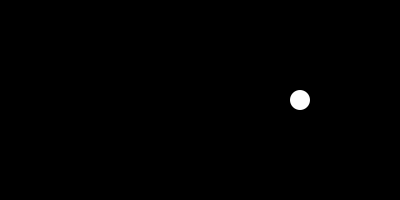
Frame 1 (no input)
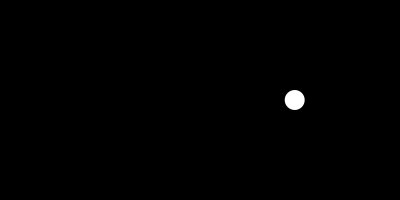
Frame 60 (the mouse pressed at the canvas centre just before this capture)
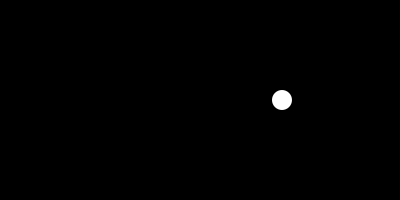
Frame 120 (the mouse held since frame 60 and released just before this capture)

The Processing sketch that drew these frames (run headless with seeded random() and noise(); from frame 60 on, the mouse is pressed at the canvas centre):

// Processing sketch: SHM
// ── SHM.pde
float x;
float y;
float ax;
float vx;
float ay;
float vy;

void setup(){
  size(400,200);
  background(0);
  x=100;
  y=0;
  ax=-0.01*x;
  vy=0;
}
  
void draw(){
  background(0);
  ax=-0.01*x;
  ay=-0.01*y;
  translate(width/2,height/2);
  noStroke();
  fill(255);
  circle(x,y,20);
  vx+=ax;
  x+=vx;
  vy+=ay;
  y+=vy;
}
